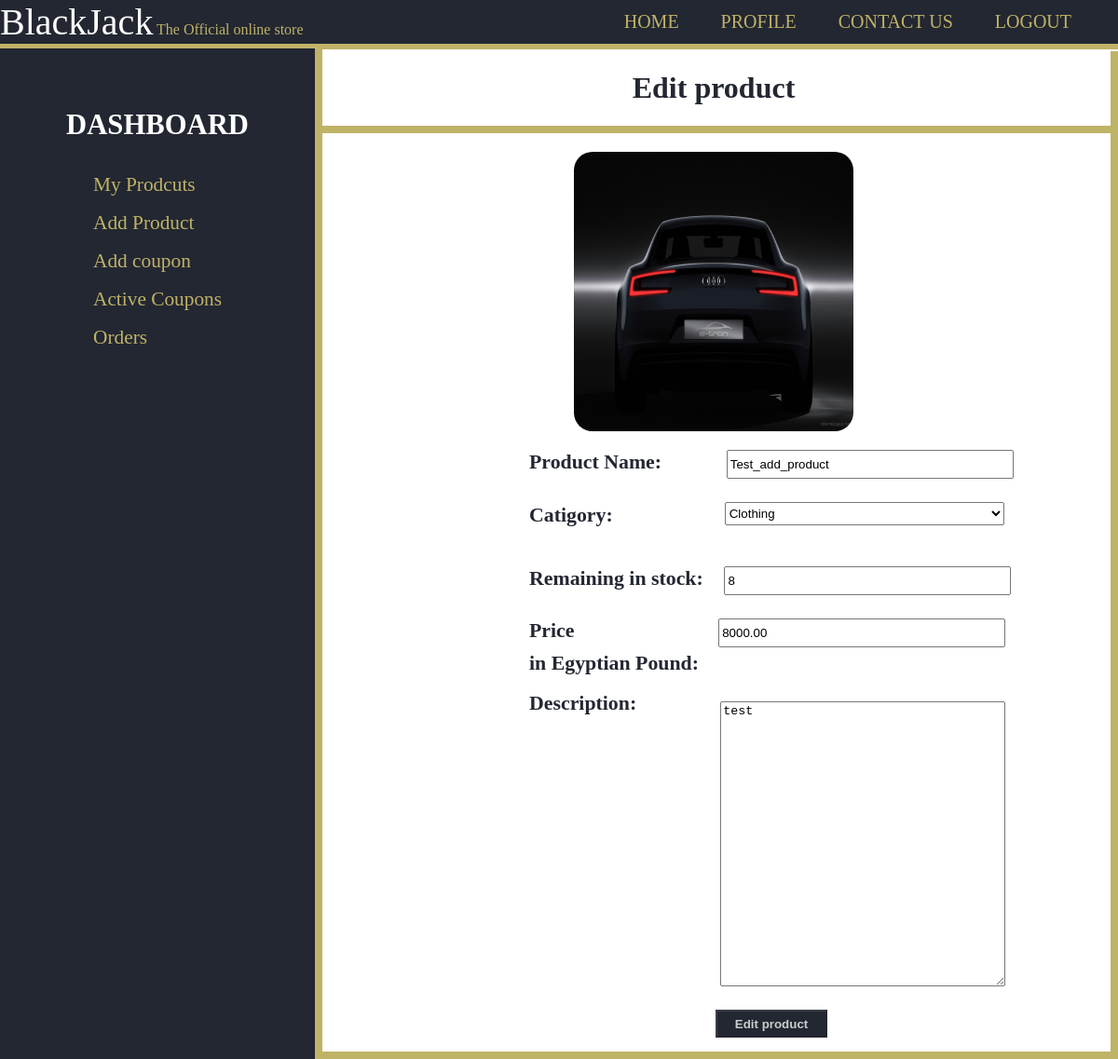
/shop/editproduct/520f661b-e94d-40a4-bb3a-8a70f823f729/ (signed in), run on an earlier commit of the app's database.
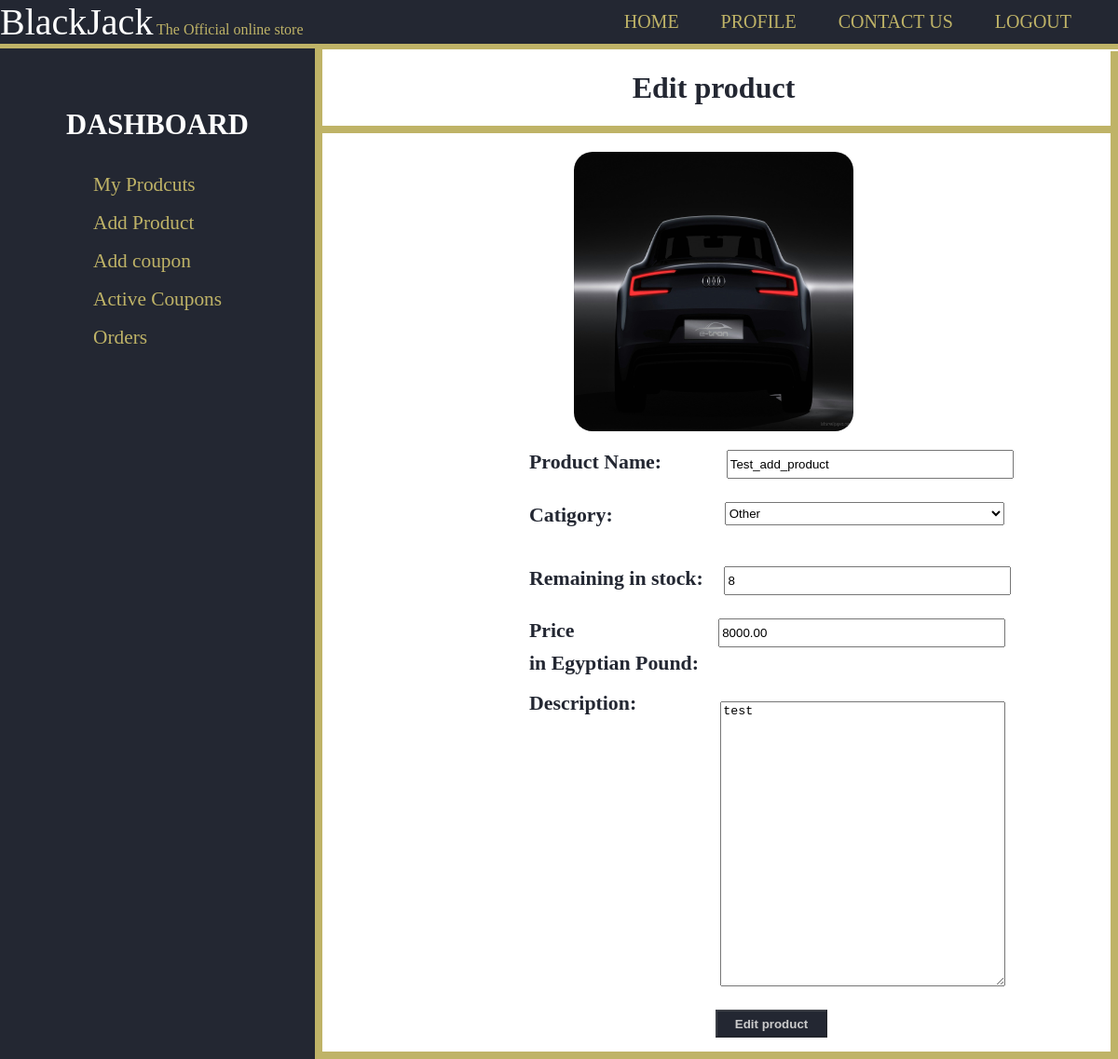
And on a later commit of the database.
### products/models.py (models this page shows, shortened)
class Product(models.Model):
    id = models.UUIDField(primary_key=True, default=uuid.uuid4, editable=False)
    name = models.CharField(max_length=100)
    price = models.DecimalField(max_digits=7,decimal_places=2)
    description = models.TextField(blank=True)
    remaininginstock = models.PositiveSmallIntegerField(default=1)
    featured = models.BooleanField(default=False)
    image = models.ImageField(null=True,blank=True,upload_to='product_images/')
    shop = models.ForeignKey('shop.Shop',on_delete=models.CASCADE)
    reviews = models.ManyToManyField(Review, blank=True, related_name="reviews")
    categories = [
        ('clothing','Clothing'),
        ('tvs','TVs'),
        ('electronics','Electronics'),
        ('home_applicanes','Home Appliances'),
        ('furniture','Furniture'),
        ('other','Other')
    ]
    category = models.CharField(max_length=15,choices=categories,default='other')
    visits = models.IntegerField(default=0)

### shop/views.py (the view, shortened to what this page needs)
# urls.py: path('editproduct/<str:productid>/', views.editproduct, name='editproduct'),
@login_required
def editproduct(request, productid):
    if request.method == "GET":
        return render(request,'shop/editproduct.html',{
            'product':Product.objects.get(id=productid),
            'currency_ratio':get_currency_ratio(request),
            'currency_name':currency_names[get_preffered_currency(request)]
        })

### shop/views.py (called while the page is built)
def get_currency_ratio(request):
    if not request.user.is_authenticated:
        return 1
    preferred_currency=request.user.preferred_currency
    if preferred_currency=='EGP':
        return 1
    else:
        return requests.get('https://free.currconv.com/api/v7/convert',{'apiKey':config('API_KEY'),'q':'EGP'+'_'+preferred_currency,'compact':'ultra'}).json()['EGP'+'_'+preferred_currency]

def get_preffered_currency(request):
    if not request.user.is_authenticated:
        return 'EGP'
    return request.user.preferred_currency

### shop/templates/shop/editproduct.html (shortened to what this page needs)
{% extends 'shop/layout.html' %}
{% load mathfilters %}
{% block name %}Edit product{% endblock %}
{% block body %}
  <div id="info_edit">
    <div id="product_image">
        <img src="{{ product.image.url}}" alt="{{product.name}}" height="300" width="300" style="border-radius: 20px;">
    </div>
    <div class="edit_product">
        <form action="{% url 'editproduct' product.id %}" method="POST">
          <div>
            <h3>Product Name:</h3>
            <input type="text" id="product_name" value="{{product.name}}" name="product" style="margin-left: 65px;">
          </div>
          <div style="display:flex; flex-wrap:wrap;">
            <h3>Catigory:</h3>
            <select name="cat" style="margin-left: 120px;">
              <option value="other"
              {% if product.category == 'other' %}
                selected
              {% endif %}>Other</option>
              <option value="clothing"
              {% if product.category == 'clothing' %}
                selected
              {% endif %}>Clothing</option>
            </select>
          </div>
          <div>
            <h3>Remaining in stock:</h3>
            <input type="number" id="stock" value="{{product.remaininginstock}}" name="remaining_in_stock" style="margin-left: 18px;">
          </div>
          <div>
            <h3>Price</h3>
            <input type="number" id="price" step="0.01" value="{{product.price|mul:currency_ratio|floatformat:2}}" name="price" style="margin-left: 150px;">
            <br>
            <h3>in {{currency_name}}:</h3>
          </div>
          <div style="display:flex; flex-wrap:wrap; margin-top: 1em;">
            <h3 style="display: inline-block; margin: 0px;padding: 0px;">Description:</h3>
            <textarea id="description" name="description" style="margin: 10px 90px;">{{product.description}}</textarea>
          </div>
          <input id="submit_btn" type="submit" value="Edit product">
        </form>
      </div>
  </div>
{% endblock %}

What changed in the data, as far as the page shows it:
changed Product "Test_add_product": cat "Clothing" → "Other"
